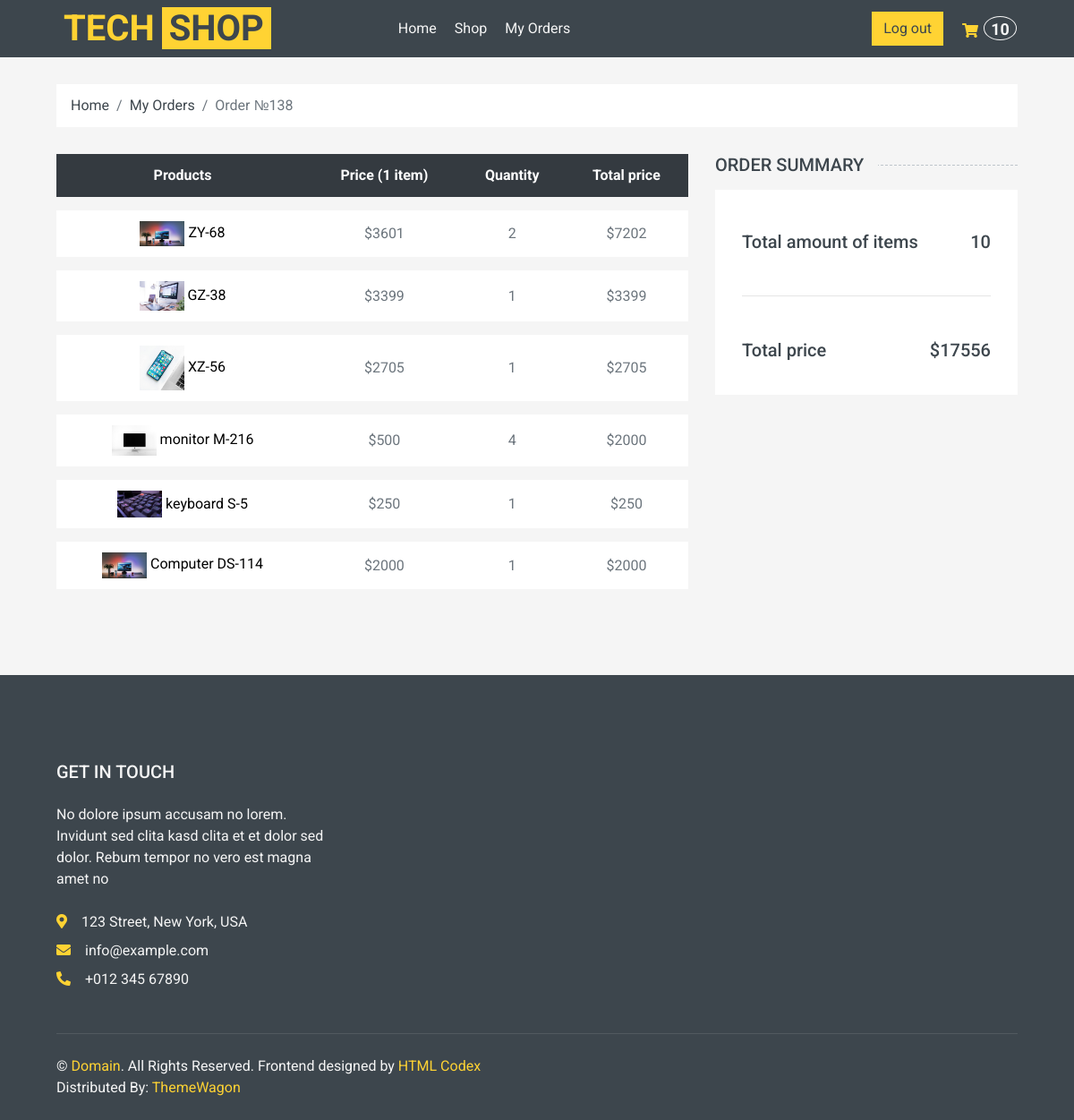
The page /order_detail/138 (signed in) on the database as committed earlier.
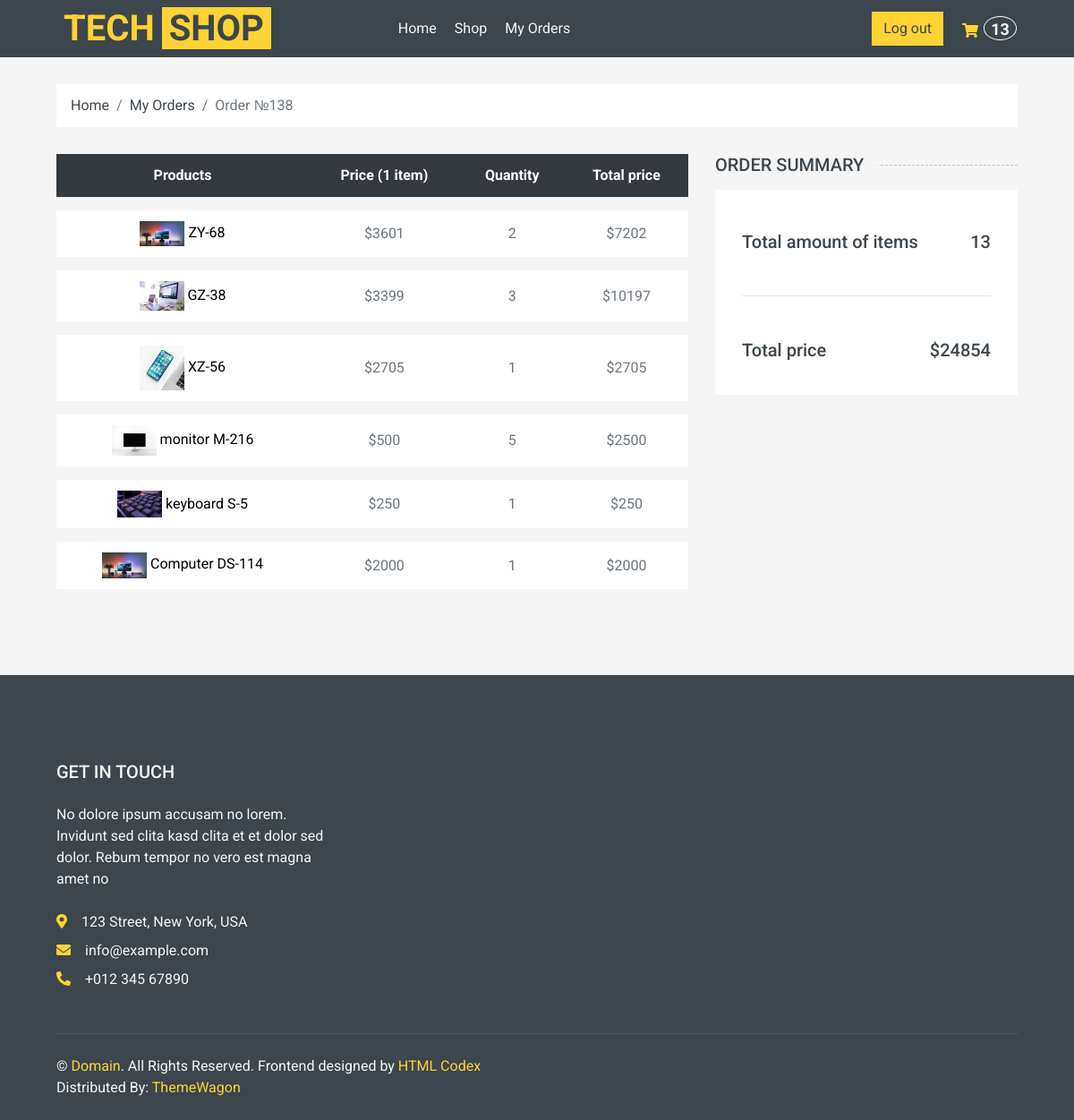
The same page on the database as committed later.
### shop/models.py (models this page shows, shortened)
class Order(models.Model):
    STATUS = (
        ("Pending", "Pending"),
        ("Ready", "Ready"),
        ("Delivered", "Delivered"),
        ("Cart", "Cart"),
    )
    date_created = models.DateTimeField(null=True)
    products = models.ManyToManyField("Product")
    customer = models.ForeignKey(User, blank=True, null=True, on_delete=models.SET_NULL)
    status = models.CharField(choices=STATUS, default="Pending", max_length=255)
    date_added = models.DateTimeField(auto_now_add=True, null=True)
    session_key = models.CharField(max_length=36, default="")
    pickup_name = models.CharField(max_length=200, null=True, blank=True)
    pickup_phone = models.CharField(max_length=50, null=True, blank=True)
    pickup_lng = models.FloatField(null=True, blank=True)
    pickup_lat = models.FloatField(null=True, blank=True)
    customer_name = models.CharField(max_length=150, null=True, blank=True)
    customer_phone = models.CharField(max_length=20, null=True, blank=True)
    customer_email = models.EmailField(null=True, blank=True)
    @property
    def total_order_price(self):
        return sum(
            item.total_item_price
            for item in self.orderitem_set.select_related("product").all()
        )
    @property
    def order_total_quantity(self):
        return sum(item.quantity or 0 for item in self.orderitem_set.all())

class OrderItem(models.Model):
    order = models.ForeignKey("Order", on_delete=models.CASCADE)
    product = models.ForeignKey(
        "Product", null=True, blank=True, on_delete=models.CASCADE
    )
    quantity = models.IntegerField(null=True, blank=True, default=0)
    date_added = models.DateTimeField(auto_now=True, null=True, blank=True)
    @property
    def total_item_price(self):
        if self.product is None:
            return 0
        return (self.product.price or 0) * (self.quantity or 0)

class Product(models.Model):
    CATEGORY = (
        ("Tech", "Tech"),
        ("New", "New"),
        ("Popular", "Popular"),
    )
    default_description = """
    Eos no lorem eirmod diam diam, eos elitr et gubergren diam sea. Consetetur vero aliquyam invidunt duo dolores et duo sit. Vero diam ea vero et dolore rebum, dolor rebum eirmod consetetur invidunt sed sed et, lorem duo et eos elitr, sadipscing kasd ipsum rebum diam. Dolore diam stet rebum sed tempor kasd eirmod. Takimata kasd ipsum accusam sadipscing, eos dolores sit no ut diam consetetur duo justo est, sit sanctus diam tempor aliquyam eirmod nonumy rebum dolor accusam, ipsum kasd eos consetetur at sit rebum, diam kasd invidunt tempor lorem, ipsum lorem elitr sanctus eirmod takimata dolor ea invidunt.

    Dolore magna est eirmod sanctus dolor, amet diam et eirmod et ipsum. Amet dolore tempor consetetur sed lorem dolor sit lorem tempor. Gubergren amet amet labore sadipscing clita clita diam clita. Sea amet et sed ipsum lorem elitr et, amet et labore voluptua sit rebum. Ea erat sed et diam takimata sed justo. Magna takimata justo et amet magna et.
    """
    name = models.CharField(verbose_name="название продукта", max_length=100)
    price = models.IntegerField(null=True, blank=True)
    description = models.TextField(default=default_description, blank=True)
    rating = models.IntegerField(null=True, blank=True)
    pic = models.ImageField(
        upload_to="shop/%Y/%m", null=True, blank=True, default="default_picture.png"
    )
    added_at = models.DateTimeField(
        verbose_name="Data of appearance", auto_now_add=True, null=True
    )
    category = models.CharField(max_length=100, choices=CATEGORY)
    slug = models.SlugField(blank=True, null=True, unique=True)

### shop/views.py (the view)
# urls.py: path("order_detail/<int:order_id>", order_detail, name="order_detail"),
@login_required(login_url="/login_view")
def order_detail(request, order_id):
    order = get_object_or_404(Order, pk=order_id, customer=request.user)
    order_items = OrderItem.objects.filter(order=order).select_related("product")
    ctx = {
        "order": order,
        "order_items": order_items,
    }
    return render(request, "orders/order_detail.html", ctx)

### shop/context_processors.py (called while the page is built)
def get_cart_total(request):
    cart = get_cart(request, create=False)
    return {"crt_total_quantity": cart.order_total_quantity if cart else 0}

### shop/utils.py (called while the page is built)
def get_cart(request, *, create=True):
    if request.user.is_authenticated:
        cart_query = Order.objects.filter(customer=request.user, status="Cart")
    else:
        return get_visitor_cart(request, create=create)
    cart = cart_query.order_by("pk").first()
    if cart is None and create:
        cart = Order.objects.create(customer=request.user, status="Cart")
    return cart

### templates/orders/order_detail.html (shortened to what this page needs)
{%extends "main.html"%}
{%load static%}
{% block extra_head %}
<link rel="stylesheet" href="{% static 'maplibre/maplibre-gl.css' %}" />
{% endblock %}
{%block cart%}
    <div class="container-fluid">
        <div class="row px-xl-5">
            <div class="col-12">
                <nav class="breadcrumb bg-light mb-30">
                    <a class="breadcrumb-item text-dark" href="{%url 'index'%}">Home</a>
                    <a class="breadcrumb-item text-dark" href="{%url 'my_orders'%}">My Orders</a>
                    <span class="breadcrumb-item active">Order №{{order.id}}</span>
                </nav>
            </div>
        </div>
    </div>
    <div class="container-fluid">
        <div class="row px-xl-5">
            <div class="col-lg-8 table-responsive mb-5">
                <table class="table table-light table-borderless table-hover text-center mb-0">
                    <thead class="thead-dark">
                        <tr>
                            <th>Products</th>
                            <th>Price (1 item)</th>
                            <th>Quantity</th>
                            <th>Total price</th>
                        </tr>
                    </thead>
                    <tbody class="align-middle">
                        {% for item in order_items%}
                        <tr data-product_id_item ={{item.product.id}} >
                            <td class="align-middle">
                              <img src="{{item.product.pic.url}}" alt="" style="width: 50px;">
                               <a href="{%url 'detail' item.product.slug %}" style = "color:black;">{{item.product.name}}</a>
                            </td>
                            <td class="align-middle">${{item.product.price}} </td>
                            <td class="align-middle" data-product_id_price ={{item.product.id}} >{{item.quantity}}</td>
                            <td class="align-middle" data-product_id_price ={{item.product.id}} >${{item.total_item_price}}</td>
                        </tr>
                        {% endfor %}
                    </tbody>
                </table>
            </div>
            <div class="col-lg-4">
                <h5 class="section-title position-relative text-uppercase mb-3"><span class="bg-secondary pr-3">Order Summary</span></h5>
                <div class="bg-light p-30 mb-5">
                    <div class="pt-2">
                        <div class="d-flex justify-content-between mt-2">
                            <h5>Total amount of items</h5>
                            <h5 class = "crt_total_price">{{order.order_total_quantity}}</h5>
                        </div>
                        <br>
                        <hr>
                        <br>
                        <div class="d-flex justify-content-between mt-2">
                            <h5>Total price</h5>
                            <h5 class = "crt_total_price">${{order.total_order_price}}</h5>
                        </div>
                    </div>
                </div>
            </div>
        </div>
    </div>
{%endblock%}

### templates/main.html (shortened to what this page needs)
{%load static%}
<!DOCTYPE html>
<html lang="en">
<head>
    <link href="https://cdnjs.cloudflare.com/ajax/libs/font-awesome/5.10.0/css/all.min.css" rel="stylesheet">
    <link href="{%static 'lib/animate/animate.min.css'%}" rel="stylesheet">
    <link href="{%static 'lib/owlcarousel/assets/owl.carousel.min.css' %}" rel="stylesheet">
    <link href="{%static 'css/style.css' %}" rel="stylesheet">
    {% block extra_head %}{% endblock %}
</head>
<body>
    {% include 'include/navbar.html'%}
    {%block cart%} {%endblock%}
    {% include 'include/footer.html'%}
</body>
</html>

### templates/include/navbar.html (shortened to what this page needs)
<div class="container-fluid bg-dark mb-30">
    <div class="row px-xl-5">
        <div class="col-lg-3 d-none d-lg-block">
                <div  class="text-decoration-none" >
                    <div style = "margin-top:8px;">
                    <a href="{%url 'index'%}" class = "text-decoration-none" ><span class="h1 text-uppercase text-primary bg-dark px-2">Tech</span>
                    <span class="h1 text-uppercase text-dark bg-primary px-2 ml-n1">Shop</span></a>
                    </div>
                </div>
        </div>
        <div class="col-lg-9">
            <nav class="navbar navbar-expand-lg bg-dark navbar-dark py-3 py-lg-0 px-0">
                <div class="collapse navbar-collapse justify-content-between" id="navbarCollapse">
                    <div class="navbar-nav mr-auto py-0" style = "margin-left:12%;">
                        <a href="{% url 'index' %}" class="nav-item nav-link ">Home</a>
                        <a href="{% url 'shop' %}" class="nav-item nav-link">Shop</a>
                        <a href="{% url 'my_orders' %}" class="nav-item nav-link">My Orders</a>
                    </div>
                    <div class="dollar nav-item nav-link" style = "color:white; font-size:30px; margin-left: 1px;">
                    </div>
                    <div class="navbar-nav ml-auto py-0 d-none d-lg-block">
                      {% if user.is_authenticated%}
                      <a href = "{%url 'logout_view' %}"  class = "btn btn-primary" name="button">Log out</a>
                      {%else%}
                      <a href = "{%url 'login_view' %}" type="button" class = "btn btn-primary" name="button">Login</a>
                      {%endif%}
                        <a href="{% url 'cart'%}" class="btn px-0 ml-3">
                            <i class="fas fa-shopping-cart text-primary"></i>
                      <h4 style = " margin-left: 2px; display:inline;"><span class="badge text-secondary border border-secondary rounded-circle total_amount" style="padding-bottom: 2px;"> {{crt_total_quantity}} </span></h4>
                        </a>
                    </div>
                </div>
            </nav>
        </div>
    </div>
</div>

### templates/include/footer.html
<div class="container-fluid bg-dark text-secondary mt-5 pt-5">
    <div class="row px-xl-5 pt-5">
         <div class="col-lg-4 col-md-12 mb-5 pr-3 pr-xl-5">
            <h5 class="text-secondary text-uppercase mb-4">Get In Touch</h5>
            <p class="mb-4">No dolore ipsum accusam no lorem. Invidunt sed clita kasd clita et et dolor sed dolor. Rebum tempor no vero est magna amet no</p>
            <p class="mb-2"><i class="fa fa-map-marker-alt text-primary mr-3"></i>123 Street, New York, USA</p>
            <p class="mb-2"><i class="fa fa-envelope text-primary mr-3"></i>info@example.com</p>
            <p class="mb-0"><i class="fa fa-phone-alt text-primary mr-3"></i>+012 345 67890</p>
        </div>
    </div>
    <div class="row border-top mx-xl-5 py-4" style="border-color: rgba(256, 256, 256, .1) !important;">
        <div class="col-md-6 px-xl-0">
            <p class="mb-md-0 text-center text-md-left text-secondary">
                &copy; <a class="text-primary" href="#">Domain</a>. All Rights Reserved. Frontend designed
                by
                <a class="text-primary" href="https://htmlcodex.com">HTML Codex</a>
                <br>Distributed By: <a href="https://themewagon.com" target="_blank">ThemeWagon</a>
            </p>
        </div>
    </div>
</div>

Rows that differ between the two databases and show on the page:
changed through a linked row, Order id 138: order_total_quantity "10" → "13"; total_order_price "17556" → "24854"
changed OrderItem "GZ-38": quantity "1" → "3"; total_item_price "3399" → "10197"
changed OrderItem "monitor M-216": quantity "4" → "5"; total_item_price "2000" → "2500"
Other text that changed with them:
{{ crt_total_quantity }}: "10" → "13"
